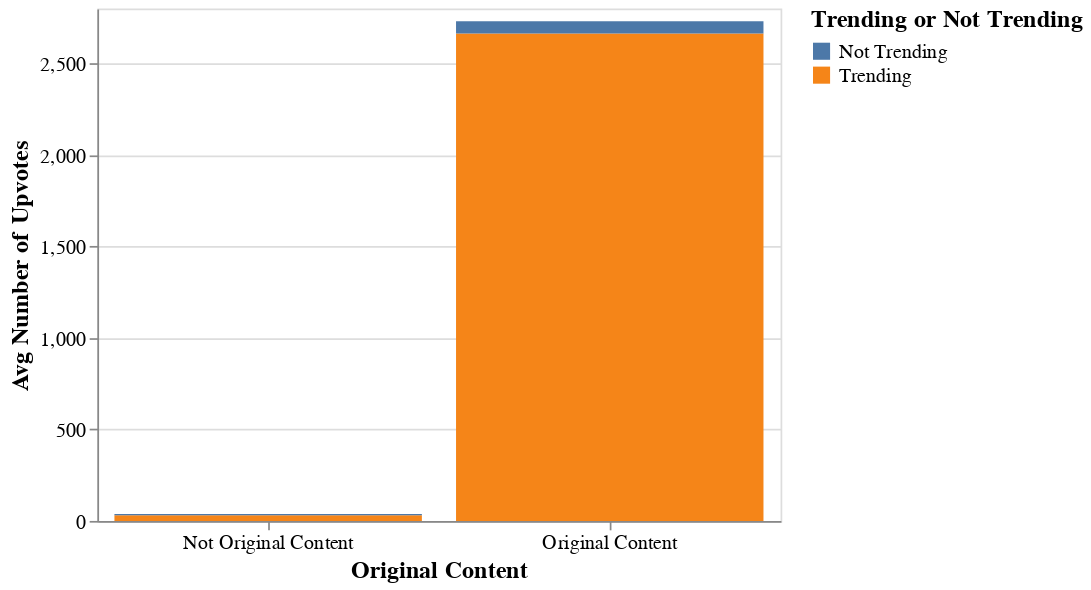

Notebook code cell kept with this figure:
### Code cell
# Mosaic Plots
mosaic3 = alt.Chart(df).mark_bar().\
encode(
    alt.X('flairs:N',title='Original Content',axis=alt.Axis(labelAngle=0)),
    alt.Y('mean('+attribute+'):Q',title='Avg Number of '+attribute.title()),
    alt.Color('is_trending:N',title='Trending or Not Trending'),
    ).\
properties(width=400).configure_axis(
    labelFontSize=12,
    titleFontSize=14).configure_legend(titleColor='black', titleFontSize=14,labelFontSize=12) 
mosaic3

### Figure 1 — Vega-Lite specification as saved in the notebook (floating-point values rounded to 4 significant figures; data arrays with more than 128 entries replaced by an {"elided": "..."} marker saying what was removed)
{"config": {"view": {"continuousWidth": 400, "continuousHeight": 300}, "axis": {"labelFontSize": 12, "titleFontSize": 14}, "legend": {"labelFontSize": 12, "titleColor": "black", "titleFontSize": 14}}, "data": {"name": "data-ed131449fea86620f965abae645f30f1"}, "mark": "bar", "encoding": {"color": {"field": "is_trending", "title": "Trending or Not Trending", "type": "nominal"}, "x": {"axis": {"labelAngle": 0}, "field": "flairs", "title": "Original Content", "type": "nominal"}, "y": {"aggregate": "mean", "field": "upvotes", "title": "Avg Number of Upvotes", "type": "quantitative"}}, "width": 400, "$schema": "https://vega.github.io/schema/vega-lite/v4.17.0.json", "datasets": {"data-ed131449fea86620f965abae645f30f1": {"elided": "173 records"}}}
